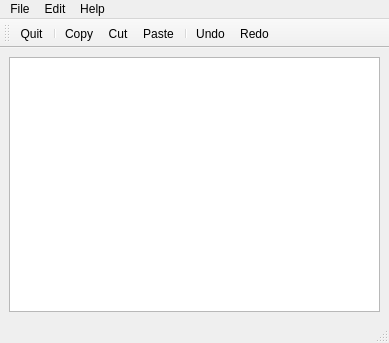
<?xml version="1.0" encoding="UTF-8"?>
<ui version="4.0">
 <class>MainWindow</class>
 <widget class="QMainWindow" name="MainWindow">
  <property name="geometry">
   <rect>
    <x>0</x>
    <y>0</y>
    <width>389</width>
    <height>343</height>
   </rect>
  </property>
  <property name="windowTitle">
   <string>MainWindow</string>
  </property>
  <widget class="QWidget" name="centralwidget">
   <layout class="QVBoxLayout" name="verticalLayout">
    <item>
     <widget class="QTextEdit" name="textEdit"/>
    </item>
   </layout>
  </widget>
  <widget class="QMenuBar" name="menubar">
   <property name="geometry">
    <rect>
     <x>0</x>
     <y>0</y>
     <width>389</width>
     <height>22</height>
    </rect>
   </property>
   <widget class="QMenu" name="menuFile">
    <property name="title">
     <string>File</string>
    </property>
    <addaction name="actionQuit"/>
   </widget>
   <widget class="QMenu" name="menuEdit">
    <property name="title">
     <string>Edit</string>
    </property>
    <addaction name="actionCopy"/>
    <addaction name="actionCut"/>
    <addaction name="actionPaste"/>
    <addaction name="actionUndo"/>
    <addaction name="actionRedo"/>
   </widget>
   <widget class="QMenu" name="menuHelp">
    <property name="title">
     <string>Help</string>
    </property>
    <addaction name="actionAbout"/>
    <addaction name="actionAbout_Qt"/>
   </widget>
   <addaction name="menuFile"/>
   <addaction name="menuEdit"/>
   <addaction name="menuHelp"/>
  </widget>
  <widget class="QStatusBar" name="statusbar"/>
  <widget class="QToolBar" name="toolBar">
   <property name="windowTitle">
    <string>toolBar</string>
   </property>
   <attribute name="toolBarArea">
    <enum>TopToolBarArea</enum>
   </attribute>
   <attribute name="toolBarBreak">
    <bool>false</bool>
   </attribute>
   <addaction name="actionQuit"/>
   <addaction name="separator"/>
   <addaction name="actionCopy"/>
   <addaction name="actionCut"/>
   <addaction name="actionPaste"/>
   <addaction name="separator"/>
   <addaction name="actionUndo"/>
   <addaction name="actionRedo"/>
  </widget>
  <action name="actionQuit">
   <property name="icon">
    <iconset resource="app_rc.qrc">
     <normaloff>:/images/quitIcon.png</normaloff>:/images/quitIcon.png</iconset>
   </property>
   <property name="text">
    <string>Quit</string>
   </property>
  </action>
  <action name="actionCopy">
   <property name="icon">
    <iconset resource="app_rc.qrc">
     <normaloff>:/images/copyIcon.png</normaloff>:/images/copyIcon.png</iconset>
   </property>
   <property name="text">
    <string>Copy</string>
   </property>
  </action>
  <action name="actionCut">
   <property name="icon">
    <iconset resource="app_rc.qrc">
     <normaloff>:/images/cutIcon.png</normaloff>:/images/cutIcon.png</iconset>
   </property>
   <property name="text">
    <string>Cut</string>
   </property>
  </action>
  <action name="actionPaste">
   <property name="icon">
    <iconset resource="app_rc.qrc">
     <normaloff>:/images/pasteIcon.png</normaloff>:/images/pasteIcon.png</iconset>
   </property>
   <property name="text">
    <string>Paste</string>
   </property>
  </action>
  <action name="actionUndo">
   <property name="icon">
    <iconset resource="app_rc.qrc">
     <normaloff>:/images/undoIcon.png</normaloff>:/images/undoIcon.png</iconset>
   </property>
   <property name="text">
    <string>Undo</string>
   </property>
  </action>
  <action name="actionAbout">
   <property name="icon">
    <iconset resource="app_rc.qrc">
     <normaloff>:/images/aboutIcon.png</normaloff>:/images/aboutIcon.png</iconset>
   </property>
   <property name="text">
    <string>About</string>
   </property>
  </action>
  <action name="actionAbout_Qt">
   <property name="icon">
    <iconset resource="app_rc.qrc">
     <normaloff>:/images/aboutQtIcon.png</normaloff>:/images/aboutQtIcon.png</iconset>
   </property>
   <property name="text">
    <string>About Qt</string>
   </property>
  </action>
  <action name="actionRedo">
   <property name="icon">
    <iconset resource="app_rc.qrc">
     <normaloff>:/images/redoIcon.png</normaloff>:/images/redoIcon.png</iconset>
   </property>
   <property name="text">
    <string>Redo</string>
   </property>
  </action>
 </widget>
 <resources>
  <include location="app_rc.qrc"/>
 </resources>
 <connections/>
</ui>
